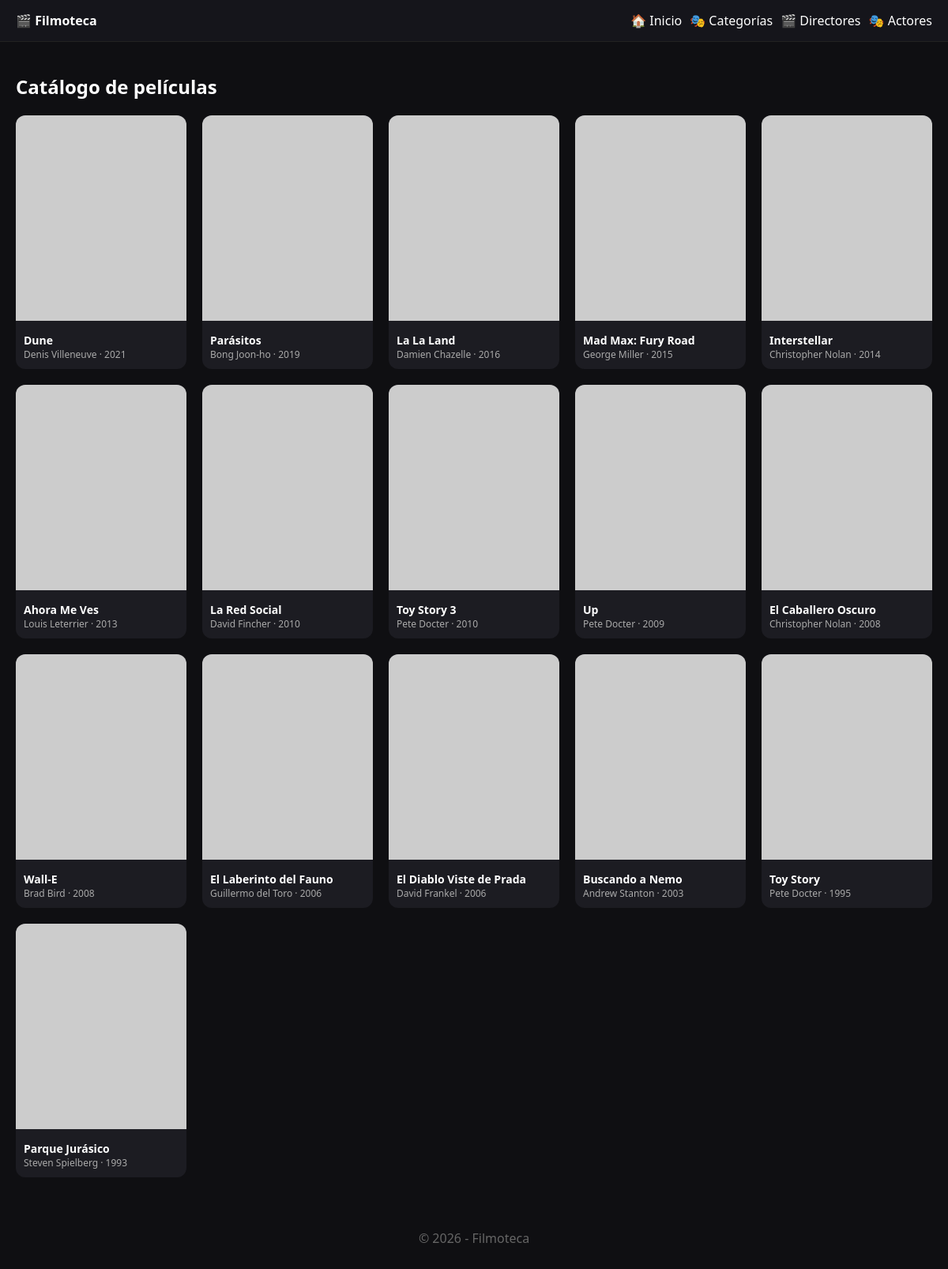
The page / on the database its author committed.
### tables this page shows
CREATE TABLE peliculas (
    id INT AUTO_INCREMENT PRIMARY KEY,
    titulo VARCHAR(255) NOT NULL,
    slug VARCHAR(255) NOT NULL UNIQUE,
    anio YEAR NOT NULL,
    sinopsis TEXT,
    cartel VARCHAR(255),
    director_id INT NOT NULL,

    FOREIGN KEY (director_id) REFERENCES directores(id)
);

CREATE TABLE directores (
    id INT AUTO_INCREMENT PRIMARY KEY,
    nombre VARCHAR(150) NOT NULL,
    slug VARCHAR(160) NOT NULL UNIQUE
);

### index.php (the view)
<?php
require "config.php";
require "header.php";
$sql = "
SELECT p.*, d.nombre AS director
FROM peliculas p
JOIN directores d ON d.id=p.director_id
ORDER BY p.anio DESC
";
$pelis = $pdo->query($sql)->fetchAll(PDO::FETCH_ASSOC);
?>
<h2>Catálogo de películas</h2>
<div class="grid">
<?php foreach($pelis as $p): ?>
<a class="card" href="pelicula.php?slug=<?= $p['slug'] ?>">
    <img src="<?= $p['cartel'] ?>">
    <div class="card-body">
        <div class="title"><?= $p['titulo'] ?></div>
        <div class="meta"><?= $p['director'] ?> · <?= $p['anio'] ?></div>
    </div>
</a>
<?php endforeach; ?>
</div>
<?php require "footer.php"; ?>

### header.php (shortened to what this page needs)
<!DOCTYPE html>
<html lang="es">
<head>
<link rel="stylesheet" href="assets/style.css">
</head>
<body>
<header>
    <a href="index.php"><strong>🎬 Filmoteca</strong></a>
    <nav style="display:flex;gap:10px;flex-wrap:wrap">
        <a href="index.php">🏠 Inicio</a>
        <a href="filtros.php?type=categorias">🎭 Categorías</a>
        <a href="filtros.php?type=directores">🎬 Directores</a>
        <a href="filtros.php?type=actores">🎭 Actores</a>
    </nav>
</header>
<main class="container">

### footer.php
</main>
<footer style="text-align:center;padding:30px;color:#666;">
    <p>
        © <?= date("Y") ?> - <?= SITE_NAME ?>
    </p>
</footer>
</body>
</html>

### assets/style.css (style rules this page uses)
body { margin:0; font-family: system-ui, Arial; background:#0f0f12; color:#fff; }
a { color:inherit; text-decoration:none; }
.container { max-width:1200px; margin:auto; padding:20px; }
header { position:sticky; top:0; background:#15151b; padding:15px 20px; display:flex; justify-content:space-between; align-items:center; border-bottom:1px solid #222; z-index:10; }
.grid { display:grid; grid-template-columns:repeat(auto-fill,minmax(180px,1fr)); gap:20px; margin-top:20px; }
.card { background:#1c1c22; border-radius:12px; overflow:hidden; transition:.2s; }
.card img { width:100%; height:260px; object-fit:cover; }
.card-body { padding:10px; }
.title { font-size:14px; font-weight:bold; }
.meta { font-size:12px; color:#aaa; }
h2 { margin-top:20px; }

### rows shown on the page
peliculas: titulo "Dune", director.nombre "Denis Villeneuve", anio "2021"
peliculas: titulo "Parásitos", director.nombre "Bong Joon-ho", anio "2019"
peliculas: titulo "La La Land", director.nombre "Damien Chazelle", anio "2016"
peliculas: titulo "Mad Max: Fury Road", director.nombre "George Miller", anio "2015"
peliculas: titulo "Interstellar", director.nombre "Christopher Nolan", anio "2014"
peliculas: titulo "Ahora Me Ves", director.nombre "Louis Leterrier", anio "2013"
peliculas: titulo "La Red Social", director.nombre "David Fincher", anio "2010"
peliculas: titulo "Toy Story 3", director.nombre "Pete Docter", anio "2010"
peliculas: titulo "Up", director.nombre "Pete Docter", anio "2009"
peliculas: titulo "El Caballero Oscuro", director.nombre "Christopher Nolan", anio "2008"
peliculas: titulo "Wall-E", director.nombre "Brad Bird", anio "2008"
peliculas: titulo "El Laberinto del Fauno", director.nombre "Guillermo del Toro", anio "2006"
peliculas: titulo "El Diablo Viste de Prada", director.nombre "David Frankel", anio "2006"
peliculas: titulo "Buscando a Nemo", director.nombre "Andrew Stanton", anio "2003"
peliculas: titulo "Toy Story", director.nombre "Pete Docter", anio "1995"
peliculas: titulo "Parque Jurásico", director.nombre "Steven Spielberg", anio "1993"

### other values the page prints
SITE_NAME "Filmoteca"
